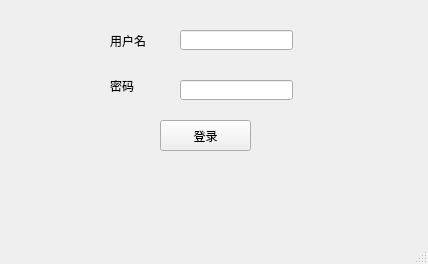
<?xml version="1.0" encoding="UTF-8"?>
<ui version="4.0">
 <class>MainWindow</class>
 <widget class="QMainWindow" name="MainWindow">
  <property name="geometry">
   <rect>
    <x>0</x>
    <y>0</y>
    <width>428</width>
    <height>264</height>
   </rect>
  </property>
  <property name="windowTitle">
   <string>MainWindow</string>
  </property>
  <widget class="QWidget" name="centralwidget">
   <widget class="QLabel" name="label">
    <property name="geometry">
     <rect>
      <x>110</x>
      <y>30</y>
      <width>61</width>
      <height>21</height>
     </rect>
    </property>
    <property name="text">
     <string>用户名</string>
    </property>
   </widget>
   <widget class="QLabel" name="label_2">
    <property name="geometry">
     <rect>
      <x>110</x>
      <y>80</y>
      <width>54</width>
      <height>12</height>
     </rect>
    </property>
    <property name="text">
     <string>密码</string>
    </property>
   </widget>
   <widget class="QPushButton" name="pushButton">
    <property name="geometry">
     <rect>
      <x>160</x>
      <y>120</y>
      <width>91</width>
      <height>31</height>
     </rect>
    </property>
    <property name="text">
     <string>登录</string>
    </property>
   </widget>
   <widget class="QLineEdit" name="lineEdit">
    <property name="geometry">
     <rect>
      <x>180</x>
      <y>30</y>
      <width>113</width>
      <height>20</height>
     </rect>
    </property>
   </widget>
   <widget class="QLineEdit" name="lineEdit_2">
    <property name="geometry">
     <rect>
      <x>180</x>
      <y>80</y>
      <width>113</width>
      <height>20</height>
     </rect>
    </property>
   </widget>
  </widget>
  <widget class="QMenuBar" name="menubar">
   <property name="geometry">
    <rect>
     <x>0</x>
     <y>0</y>
     <width>428</width>
     <height>22</height>
    </rect>
   </property>
  </widget>
  <widget class="QStatusBar" name="statusbar"/>
 </widget>
 <resources/>
 <connections/>
</ui>
